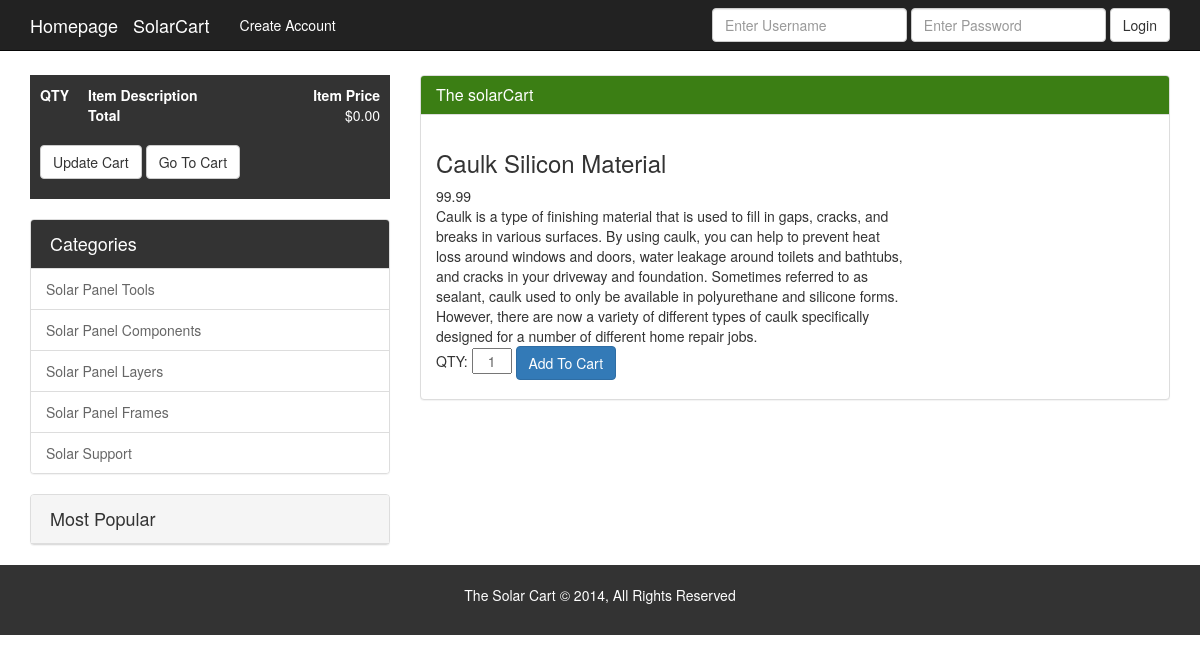
The page /solarCart/products/details/1 on the database its author committed.
### tables this page shows
CREATE TABLE `categories` (
  `id` int(11) NOT NULL,
  `name` varchar(100) NOT NULL
);

CREATE TABLE `products` (
  `id` int(11) NOT NULL,
  `category_id` int(11) NOT NULL,
  `title` varchar(255) NOT NULL,
  `description` text NOT NULL,
  `image` varchar(100) NOT NULL,
  `price` decimal(10,2) NOT NULL
);

### solarCart/application/views/layouts/main.php (called while the page is built, shortened)
<?php $this->load->view('layouts/includes/header'); ?>
	<?php $this->load->view($main_content); ?>

### solarCart/application/controllers/products.php (called while the page is built, shortened)
<?php
class Products extends CI_Controller{
	public function details($id){
		$data['product'] = $this->Product_model->get_product_details($id);
		$data['main_content'] = 'details';
		$this->load->view('layouts/main', $data);
	}
}

### solarCart/index.php (called while the page is built, shortened)
<?php
require_once BASEPATH.'core/CodeIgniter.php';

### solarCart/application/helpers/db_helper.php (called while the page is built, shortened)
<?php
 function get_categories_h(){
	$CI = get_instance();
	$categories = $CI->Product_model->get_categories();
	return $categories;
 }

### solarCart/application/models/Product_model.php (called while the page is built, shortened)
<?php
class Product_model extends CI_Model{
	  public function get_product_details($id){
		$this->db->select('*');
		$this->db->from('products');
		$this->db->where('id', $id);
		$query = $this->db->get();
		return $query->row();
	  }
	   public function get_categories(){
		$this->db->select('*');
		$this->db->from('categories');
		$query = $this->db->get();
		return $query->result();
	   }
	public function get_popular(){
		$this->db->select('P.*, COUNT(O.product_id) as total');
		$this->db->from('orders AS O');
		$this->db->join('products AS P', 'O.product_id = P.id', 'INNER');
		$this->db->group_by('O.product_id');
		$this->db->order_by('total', 'desc');
		$query = $this->db->get();
		return $query->result();
	}
}

### solarCart/application/views/details.php (the view, shortened to what this page needs)
<div class="row details">
	<div class="col-md-8">
		<h3><?php echo $product->title; ?></h3>
		<div class="details-price">
			<?php echo $product->price; ?>
		</div>
		<div class="details-description">
			<?php echo $product->description; ?>
		</div>
		<div class="details-buy">
			<form method="post" action="<?php echo base_url(); ?>cart/add/<?php echo $product->id; ?>">
				QTY: <input class="qty" type="text" name="qty" value="1" />
				<button class="btn btn-primary" type="submit">Add To Cart</button>
			</form>
		</div>
	</div>
</div>

### solarCart/application/views/layouts/includes/sidebar.php (shortened to what this page needs)
<div class="cart-block">
				<form action="cart/update" method="post">
					<table cellpadding="6" cellspacing="1" style="width:100%" border="0">
						<tr>
							<th>QTY</th>
							<th>Item Description</th>
							<th style="text-align:right">Item Price</th>
						</tr>
		<tr>
  			<td></td>
  			<td class="right"><strong>Total</strong></td>
  			<td class="right" style="text-align:right">$<?php echo $this->cart->format_number($this->cart->total()); ?></td>
		</tr>
					</table>
				<br>
				<p><button class="btn btn-default" type="submit">Update Cart</button>
				<a class="btn btn-default" href="cart">Go To Cart</a></p>
			</form>
		</div>
		<div class="panel panel-default panel-list">
				<div class="panel-heading panel-heading-dark">
					 <h3 class="panel-title">
						Categories
					</h3>
				</div>
				<ul class="list-group">
					<?php foreach(get_categories_h() as $category) : ?>
						<li class="list-group-item"><a href="" ><?php echo $category->name; ?></a></li>
					<?php endforeach; ?>
				</ul>
			</div>
			<div class="panel panel-default panel-list">
				<div class="panel-heading">
					 <h3 class="panel-title">
						Most Popular
					</h3>
				</div>

### solarCart/assets/css/custom.css (style rules this page uses)
body { padding-top: 75px; }
.cart-block { background: #333; color:#fff; padding:10px; margin-bottom: 20px; }
.panel-list a { display: block; color: #666; }
.panel-list .panel-heading h3 { padding:4px; font-size: 18px; }
.panel-heading-dark { background:#333333 !important; color:#fff !important; }
.qty { width: 40px; color: #666 !important; text-align: center; margin-bottom:10px; }

### rows shown on the page
categories: name "Solar Panel Tools"
categories: name "Solar Panel Components"
categories: name "Solar Panel Layers"
categories: name "Solar Panel Frames"
categories: name "Solar Support"
products: title "Caulk Silicon Material", price "99.99", description "Caulk is a type of finishing material that is used to fill in gaps, cracks, and breaks in various surfaces. By using caulk, you can help to prevent heat loss around windows and doors, water leakage around toilets and bathtubs, and cracks in your driveway and foundation. Sometimes referred to as sealant, caulk used to only be available in polyurethane and silicone forms. However, there are now a variety of different types of caulk specifically designed for a number of different home repair jobs."

### other values the page prints
$this->cart->format_number($this->cart->total()) "0.00"
